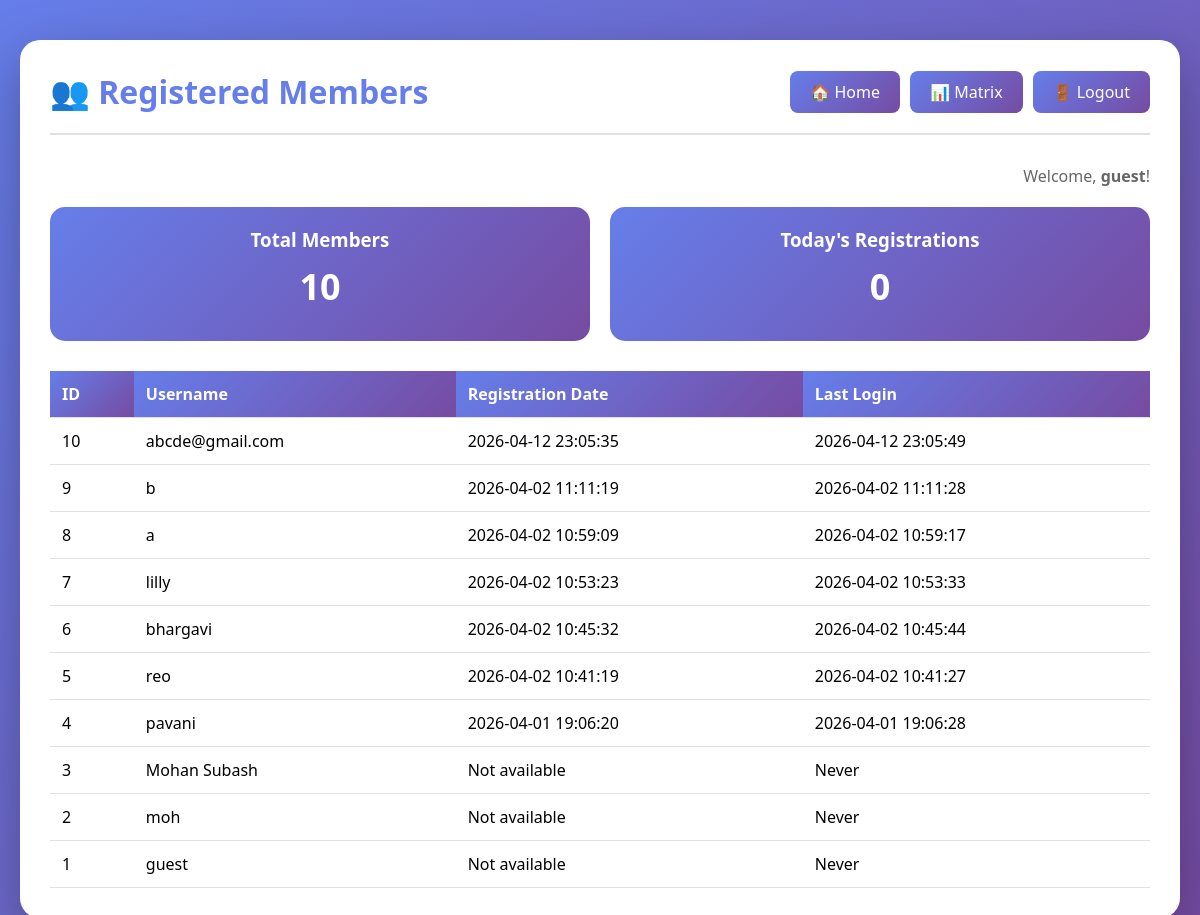
/members (signed in), run on the app's committed database.
### tables this page shows
CREATE TABLE users(
                        id INTEGER PRIMARY KEY AUTOINCREMENT,
                        username TEXT UNIQUE,
                        password TEXT,
                        register_date TIMESTAMP,
                        last_login TIMESTAMP
                    );

### app.py (the view)
@app.route('/members')
def members():
    if 'user' not in session:
        return redirect('/login')
    try:
        with get_db_connection() as conn:
            cur = conn.cursor()
            cur.execute("SELECT COUNT(*) as count FROM users")
            result = cur.fetchone()
            total_count = result['count'] if result else 0
            today_date = datetime.now().strftime('%Y-%m-%d')
            cur.execute("""
                SELECT COUNT(*) as count FROM users
                WHERE date(register_date) = ?
            """, (today_date,))
            result = cur.fetchone()
            today_registrations = result['count'] if result else 0
            try:
                cur.execute("""
                    SELECT id, username, register_date, last_login
                    FROM users
                    ORDER BY id DESC
                """)
                users = cur.fetchall()
            except:
                cur.execute("SELECT id, username FROM users ORDER BY id DESC")
                users = cur.fetchall()
        return render_template(
            "members.html",
            users=users,
            total_count=total_count,
            today_registrations=today_registrations,
            current_user=session['user']
        )
    except Exception as e:
        return f"❌ Error fetching members: {str(e)}"

### app.py (called while the page is built)
@contextmanager
def get_db_connection():
    max_retries = 3
    retry_delay = 0.1
    for attempt in range(max_retries):
        try:
            conn = sqlite3.connect("users.db", timeout=10)
            conn.row_factory = sqlite3.Row
            yield conn
            conn.close()
            break
        except sqlite3.OperationalError as e:
            if "database is locked" in str(e) and attempt < max_retries - 1:
                time.sleep(retry_delay)
                continue
            else:
                raise
        finally:
            if 'conn' in locals():
                conn.close()

### templates/members.html (shortened to what this page needs)
<!DOCTYPE html>
<html>
<head>
</head>
<body>
    <div class="container">
        <div class="header">
            <h1>👥 Registered Members</h1>
            <div class="nav-buttons">
                <a href="/home" class="nav-btn">🏠 Home</a>
                <a href="/matrix" class="nav-btn">📊 Matrix</a>
                <a href="/logout" class="nav-btn">🚪 Logout</a>
            </div>
        </div>
        <div class="welcome">
            Welcome, <strong>{{ current_user }}</strong>!
        </div>
        <div class="stats-grid">
            <div class="stat-card">
                <h3>Total Members</h3>
                <div class="stat-number">{{ total_count }}</div>
            </div>
            <div class="stat-card">
                <h3>Today's Registrations</h3>
                <div class="stat-number">{{ today_registrations }}</div>
            </div>
        </div>
        {% if users %}
            <table>
                <thead>
                    <tr>
                        <th>ID</th>
                        <th>Username</th>
                        <th>Registration Date</th>
                        <th>Last Login</th>
                    </tr>
                </thead>
                <tbody>
                    {% for user in users %}
                    <tr>
                        <td>{{ user['id'] }}</td>
                        <td>
                            {{ user['username'] }}
                        </td>
                        <td>{{ user['register_date'] if user['register_date'] else 'Not available' }}</td>
                        <td>{{ user['last_login'] if user['last_login'] else 'Never' }}</td>
                    </tr>
                    {% endfor %}
                </tbody>
            </table>
        {% else %}
            <p>No members registered yet.</p>
        {% endif %}
    </div>
</body>
</html>

### templates/members.html (style rules this page uses)
* { margin: 0; padding: 0; box-sizing: border-box; }
body { font-family: 'Segoe UI', Tahoma, Geneva, Verdana, sans-serif; background: linear-gradient(135deg, #667eea 0%, #764ba2 100%); padding: 20px; }
.container { max-width: 1200px; background: white; padding: 30px; margin: 20px auto; border-radius: 20px; box-shadow: 0 20px 60px rgba(0,0,0,0.3); }
.header { display: flex; justify-content: space-between; align-items: center; margin-bottom: 30px; padding-bottom: 20px; border-bottom: 2px solid #e0e0e0; }
h1 { color: #667eea; }
.nav-buttons { display: flex; gap: 10px; }
.nav-btn { padding: 10px 20px; background: linear-gradient(135deg, #667eea 0%, #764ba2 100%); color: white; text-decoration: none; border-radius: 8px; transition: transform 0.2s; }
.stats-grid { display: grid; grid-template-columns: repeat(auto-fit, minmax(250px, 1fr)); gap: 20px; margin-bottom: 30px; }
.stat-card { background: linear-gradient(135deg, #667eea 0%, #764ba2 100%); color: white; padding: 20px; border-radius: 15px; text-align: center; }
.stat-number { font-size: 36px; font-weight: bold; margin: 10px 0; }
table { width: 100%; border-collapse: collapse; margin-top: 20px; }
th, td { padding: 12px; text-align: left; border-bottom: 1px solid #e0e0e0; }
th { background: linear-gradient(135deg, #667eea 0%, #764ba2 100%); color: white; }
.welcome { text-align: right; color: #666; margin-bottom: 20px; }

### data on the page
users: username "guest", id "1", user "Not available", user "Never"
users: id "10", username "abcde@gmail.com", register_date "2026-04-12 23:05:35", last_login "2026-04-12 23:05:49"
users: id "9", username "b", register_date "2026-04-02 11:11:19", last_login "2026-04-02 11:11:28"
users: id "8", username "a", register_date "2026-04-02 10:59:09", last_login "2026-04-02 10:59:17"
users: id "7", username "lilly", register_date "2026-04-02 10:53:23", last_login "2026-04-02 10:53:33"
users: id "6", username "bhargavi", register_date "2026-04-02 10:45:32", last_login "2026-04-02 10:45:44"
users: id "5", username "reo", register_date "2026-04-02 10:41:19", last_login "2026-04-02 10:41:27"
users: id "4", username "pavani", register_date "2026-04-01 19:06:20", last_login "2026-04-01 19:06:28"
users: id "3", username "Mohan Subash", user "Not available", user "Never"
users: id "2", username "moh", user "Not available", user "Never"

### other printed values
{{ total_count }} "10"
{{ today_registrations }} "0"
